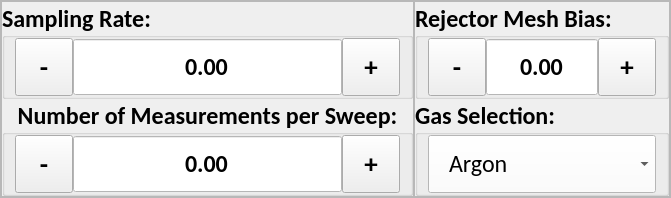
         <widget class="QFrame" name="frame_18">
          <property name="frameShape">
           <enum>QFrame::StyledPanel</enum>
          </property>
          <property name="frameShadow">
           <enum>QFrame::Raised</enum>
          </property>
          <layout class="QHBoxLayout" name="horizontalLayout_29">
           <property name="spacing">
            <number>0</number>
           </property>
           <property name="leftMargin">
            <number>0</number>
           </property>
           <property name="topMargin">
            <number>0</number>
           </property>
           <property name="rightMargin">
            <number>0</number>
           </property>
           <property name="bottomMargin">
            <number>0</number>
           </property>
           <item>
            <widget class="QFrame" name="frame_19">
             <property name="frameShape">
              <enum>QFrame::StyledPanel</enum>
             </property>
             <property name="frameShadow">
              <enum>QFrame::Raised</enum>
             </property>
             <layout class="QVBoxLayout" name="verticalLayout_20">
              <property name="spacing">
               <number>0</number>
              </property>
              <property name="leftMargin">
               <number>0</number>
              </property>
              <property name="topMargin">
               <number>0</number>
              </property>
              <property name="rightMargin">
               <number>0</number>
              </property>
              <property name="bottomMargin">
               <number>0</number>
              </property>
              <item>
               <widget class="QGroupBox" name="iea_sampling_rate_gb">
                <property name="font">
                 <font>
                  <family>Calibri</family>
                  <pointsize>18</pointsize>
                  <weight>75</weight>
                  <bold>true</bold>
                 </font>
                </property>
                <property name="styleSheet">
                 <string notr="true"/>
                </property>
                <property name="title">
                 <string>Sampling Rate:</string>
                </property>
                <property name="alignment">
                 <set>Qt::AlignLeading|Qt::AlignLeft|Qt::AlignVCenter</set>
                </property>
                <layout class="QHBoxLayout" name="horizontalLayout_30">
                 <property name="spacing">
                  <number>0</number>
                 </property>
                 <property name="leftMargin">
                  <number>10</number>
                 </property>
                 <property name="topMargin">
                  <number>0</number>
                 </property>
                 <property name="rightMargin">
                  <number>10</number>
                 </property>
                 <property name="bottomMargin">
                  <number>0</number>
                 </property>
                 <item>
                  <widget class="QToolButton" name="iea_sampling_rate_minus">
                   <property name="minimumSize">
                    <size>
                     <width>58</width>
                     <height>58</height>
                    </size>
                   </property>
                   <property name="maximumSize">
                    <size>
                     <width>58</width>
                     <height>58</height>
                    </size>
                   </property>
                   <property name="font">
                    <font>
                     <pointsize>20</pointsize>
                     <weight>75</weight>
                     <bold>true</bold>
                    </font>
                   </property>
                   <property name="text">
                    <string>-</string>
                   </property>
                  </widget>
                 </item>
                 <item>
                  <widget class="QDoubleSpinBox" name="iea_sampling_rate_input">
                   <property name="minimumSize">
                    <size>
                     <width>0</width>
                     <height>58</height>
                    </size>
                   </property>
                   <property name="maximumSize">
                    <size>
                     <width>1000</width>
                     <height>58</height>
                    </size>
                   </property>
                   <property name="font">
                    <font>
                     <family>Calibri</family>
                     <pointsize>18</pointsize>
                    </font>
                   </property>
                   <property name="focusPolicy">
                    <enum>Qt::NoFocus</enum>
                   </property>
                   <property name="layoutDirection">
                    <enum>Qt::LeftToRight</enum>
                   </property>
                   <property name="styleSheet">
                    <string notr="true">QDoubleSpinBox {
	background-color: #FFFFFF;
}</string>
                   </property>
                   <property name="alignment">
                    <set>Qt::AlignCenter</set>
                   </property>
                   <property name="readOnly">
                    <bool>true</bool>
                   </property>
                   <property name="buttonSymbols">
                    <enum>QAbstractSpinBox::NoButtons</enum>
                   </property>
                   <property name="correctionMode">
                    <enum>QAbstractSpinBox::CorrectToPreviousValue</enum>
                   </property>
                   <property name="showGroupSeparator" stdset="0">
                    <bool>false</bool>
                   </property>
                   <property name="decimals">
                    <number>2</number>
                   </property>
                   <property name="minimum">
                    <double>-10000.000000000000000</double>
                   </property>
                   <property name="maximum">
                    <double>10000.000000000000000</double>
                   </property>
                  </widget>
                 </item>
                 <item>
                  <widget class="QToolButton" name="iea_sampling_rate_plus">
                   <property name="minimumSize">
                    <size>
                     <width>58</width>
                     <height>58</height>
                    </size>
                   </property>
                   <property name="maximumSize">
                    <size>
                     <width>16777215</width>
                     <height>58</height>
                    </size>
                   </property>
                   <property name="font">
                    <font>
                     <pointsize>20</pointsize>
                     <weight>75</weight>
                     <bold>true</bold>
                    </font>
                   </property>
                   <property name="focusPolicy">
                    <enum>Qt::NoFocus</enum>
                   </property>
                   <property name="text">
                    <string>+</string>
                   </property>
                  </widget>
                 </item>
                </layout>
               </widget>
              </item>
              <item>
               <widget class="QGroupBox" name="iea_num_measurements_gb">
                <property name="font">
                 <font>
                  <family>Calibri</family>
                  <pointsize>18</pointsize>
                  <weight>75</weight>
                  <bold>true</bold>
                 </font>
                </property>
                <property name="title">
                 <string>Number of Measurements per Sweep:</string>
                </property>
                <property name="alignment">
                 <set>Qt::AlignCenter</set>
                </property>
                <layout class="QHBoxLayout" name="horizontalLayout_31">
                 <property name="spacing">
                  <number>0</number>
                 </property>
                 <property name="leftMargin">
                  <number>10</number>
                 </property>
                 <property name="topMargin">
                  <number>0</number>
                 </property>
                 <property name="rightMargin">
                  <number>10</number>
                 </property>
                 <property name="bottomMargin">
                  <number>0</number>
                 </property>
                 <item>
                  <widget class="QToolButton" name="iea_num_measurements_minus">
                   <property name="minimumSize">
                    <size>
                     <width>58</width>
                     <height>58</height>
                    </size>
                   </property>
                   <property name="maximumSize">
                    <size>
                     <width>58</width>
                     <height>58</height>
                    </size>
                   </property>
                   <property name="font">
                    <font>
                     <pointsize>20</pointsize>
                     <weight>75</weight>
                     <bold>true</bold>
                    </font>
                   </property>
                   <property name="text">
                    <string>-</string>
                   </property>
                  </widget>
                 </item>
                 <item>
                  <widget class="QDoubleSpinBox" name="iea_num_measurements_input">
                   <property name="minimumSize">
                    <size>
                     <width>0</width>
                     <height>58</height>
                    </size>
                   </property>
                   <property name="maximumSize">
                    <size>
                     <width>1000</width>
                     <height>58</height>
                    </size>
                   </property>
                   <property name="font">
                    <font>
                     <family>Calibri</family>
                     <pointsize>18</pointsize>
                    </font>
                   </property>
                   <property name="styleSheet">
                    <string notr="true">QDoubleSpinBox {
	background-color: #FFFFFF;
}</string>
                   </property>
                   <property name="alignment">
                    <set>Qt::AlignCenter</set>
                   </property>
                   <property name="readOnly">
                    <bool>true</bool>
                   </property>
                   <property name="buttonSymbols">
                    <enum>QAbstractSpinBox::NoButtons</enum>
                   </property>
                   <property name="correctionMode">
                    <enum>QAbstractSpinBox::CorrectToPreviousValue</enum>
                   </property>
                   <property name="showGroupSeparator" stdset="0">
                    <bool>false</bool>
                   </property>
                   <property name="decimals">
                    <number>2</number>
                   </property>
                   <property name="minimum">
                    <double>-10000.000000000000000</double>
                   </property>
                   <property name="maximum">
                    <double>10000.000000000000000</double>
                   </property>
                  </widget>
                 </item>
                 <item>
                  <widget class="QToolButton" name="iea_num_measurements_plus">
                   <property name="minimumSize">
                    <size>
                     <width>58</width>
                     <height>58</height>
                    </size>
                   </property>
                   <property name="maximumSize">
                    <size>
                     <width>16777215</width>
                     <height>58</height>
                    </size>
                   </property>
                   <property name="font">
                    <font>
                     <pointsize>20</pointsize>
                     <weight>75</weight>
                     <bold>true</bold>
                    </font>
                   </property>
                   <property name="focusPolicy">
                    <enum>Qt::NoFocus</enum>
                   </property>
                   <property name="text">
                    <string>+</string>
                   </property>
                  </widget>
                 </item>
                </layout>
               </widget>
              </item>
             </layout>
            </widget>
           </item>
           <item>
            <widget class="QFrame" name="frame_20">
             <property name="frameShape">
              <enum>QFrame::StyledPanel</enum>
             </property>
             <property name="frameShadow">
              <enum>QFrame::Raised</enum>
             </property>
             <layout class="QVBoxLayout" name="verticalLayout_21">
              <property name="spacing">
               <number>0</number>
              </property>
              <property name="leftMargin">
               <number>0</number>
              </property>
              <property name="topMargin">
               <number>0</number>
              </property>
              <property name="rightMargin">
               <number>0</number>
              </property>
              <property name="bottomMargin">
               <number>0</number>
              </property>
              <item>
               <widget class="QGroupBox" name="iea_rejector_mesh_bias_gb">
                <property name="font">
                 <font>
                  <family>Calibri</family>
                  <pointsize>18</pointsize>
                  <weight>75</weight>
                  <bold>true</bold>
                 </font>
                </property>
                <property name="styleSheet">
                 <string notr="true"/>
                </property>
                <property name="title">
                 <string>Rejector Mesh Bias:</string>
                </property>
                <property name="alignment">
                 <set>Qt::AlignLeading|Qt::AlignLeft|Qt::AlignVCenter</set>
                </property>
                <layout class="QHBoxLayout" name="horizontalLayout_33">
                 <property name="spacing">
                  <number>0</number>
                 </property>
                 <property name="leftMargin">
                  <number>10</number>
                 </property>
                 <property name="topMargin">
                  <number>0</number>
                 </property>
                 <property name="rightMargin">
                  <number>10</number>
                 </property>
                 <property name="bottomMargin">
                  <number>0</number>
                 </property>
                 <item>
                  <widget class="QToolButton" name="iea_rejector_mesh_bias_minus">
                   <property name="minimumSize">
                    <size>
                     <width>58</width>
                     <height>58</height>
                    </size>
                   </property>
                   <property name="maximumSize">
                    <size>
                     <width>58</width>
                     <height>58</height>
                    </size>
                   </property>
                   <property name="font">
                    <font>
                     <pointsize>20</pointsize>
                     <weight>75</weight>
                     <bold>true</bold>
                    </font>
                   </property>
                   <property name="text">
                    <string>-</string>
                   </property>
                  </widget>
                 </item>
                 <item>
                  <widget class="QDoubleSpinBox" name="iea_rejector_mesh_bias_input">
                   <property name="minimumSize">
                    <size>
                     <width>0</width>
                     <height>58</height>
                    </size>
                   </property>
                   <property name="maximumSize">
                    <size>
                     <width>1000</width>
                     <height>58</height>
                    </size>
                   </property>
                   <property name="font">
                    <font>
                     <family>Calibri</family>
                     <pointsize>18</pointsize>
                    </font>
                   </property>
                   <property name="focusPolicy">
                    <enum>Qt::NoFocus</enum>
                   </property>
                   <property name="layoutDirection">
                    <enum>Qt::LeftToRight</enum>
                   </property>
                   <property name="styleSheet">
                    <string notr="true">QDoubleSpinBox {
	background-color: #FFFFFF;
}</string>
                   </property>
                   <property name="alignment">
                    <set>Qt::AlignCenter</set>
                   </property>
                   <property name="readOnly">
                    <bool>true</bool>
                   </property>
                   <property name="buttonSymbols">
                    <enum>QAbstractSpinBox::NoButtons</enum>
                   </property>
                   <property name="correctionMode">
                    <enum>QAbstractSpinBox::CorrectToPreviousValue</enum>
                   </property>
                   <property name="showGroupSeparator" stdset="0">
                    <bool>false</bool>
                   </property>
                   <property name="decimals">
                    <number>2</number>
                   </property>
                   <property name="minimum">
                    <double>-10000.000000000000000</double>
                   </property>
                   <property name="maximum">
                    <double>10000.000000000000000</double>
                   </property>
                  </widget>
                 </item>
                 <item>
                  <widget class="QToolButton" name="iea_rejector_mesh_bias_plus">
                   <property name="minimumSize">
                    <size>
                     <width>58</width>
                     <height>58</height>
                    </size>
                   </property>
                   <property name="maximumSize">
                    <size>
                     <width>16777215</width>
                     <height>58</height>
                    </size>
                   </property>
                   <property name="font">
                    <font>
                     <pointsize>20</pointsize>
                     <weight>75</weight>
                     <bold>true</bold>
                    </font>
                   </property>
                   <property name="focusPolicy">
                    <enum>Qt::NoFocus</enum>
                   </property>
                   <property name="text">
                    <string>+</string>
                   </property>
                  </widget>
                 </item>
                </layout>
               </widget>
              </item>
              <item>
               <widget class="QGroupBox" name="iea_gas_select_gb">
                <property name="font">
                 <font>
                  <family>Calibri</family>
                  <pointsize>18</pointsize>
                  <weight>75</weight>
                  <bold>true</bold>
                 </font>
                </property>
                <property name="styleSheet">
                 <string notr="true"/>
                </property>
                <property name="title">
                 <string>Gas Selection:</string>
                </property>
                <property name="alignment">
                 <set>Qt::AlignLeading|Qt::AlignLeft|Qt::AlignVCenter</set>
                </property>
                <layout class="QVBoxLayout" name="verticalLayout_32">
                 <property name="spacing">
                  <number>0</number>
                 </property>
                 <property name="leftMargin">
                  <number>10</number>
                 </property>
                 <property name="topMargin">
                  <number>0</number>
                 </property>
                 <property name="rightMargin">
                  <number>10</number>
                 </property>
                 <property name="bottomMargin">
                  <number>0</number>
                 </property>
                 <item>
                  <widget class="QComboBox" name="iea_gas_select_cb">
                   <property name="minimumSize">
                    <size>
                     <width>0</width>
                     <height>58</height>
                    </size>
                   </property>
                   <property name="maximumSize">
                    <size>
                     <width>1000</width>
                     <height>58</height>
                    </size>
                   </property>
                   <property name="font">
                    <font>
                     <family>Calibri</family>
                     <pointsize>18</pointsize>
                     <weight>50</weight>
                     <bold>false</bold>
                    </font>
                   </property>
                   <property name="cursor">
                    <cursorShape>PointingHandCursor</cursorShape>
                   </property>
                   <property name="styleSheet">
                    <string notr="true">QComboBox {
	background-color: #FFFFFF;
	padding-left: 20px;
	text-align: left;
}

QComboBox:focus {
    outline: none; 
    border: 1px solid gray;
}

QComboBox QAbstractItemView {
    selection-background-color: white;
    selection-color: black; 
}
</string>
                   </property>
                   <property name="frame">
                    <bool>true</bool>
                   </property>
                   <item>
                    <property name="text">
                     <string>Argon</string>
                    </property>
                   </item>
                   <item>
                    <property name="text">
                     <string>Helium</string>
                    </property>
                   </item>
                   <item>
                    <property name="text">
                     <string>Nitrogen</string>
                    </property>
                   </item>
                   <item>
                    <property name="text">
                     <string>CO2</string>
                    </property>
                   </item>
                   <item>
                    <property name="text">
                     <string>Oxygen</string>
                    </property>
                   </item>
                   <item>
                    <property name="text">
                     <string>Helium</string>
                    </property>
                   </item>
                  </widget>
                 </item>
                </layout>
               </widget>
              </item>
             </layout>
            </widget>
           </item>
          </layout>
         </widget>
